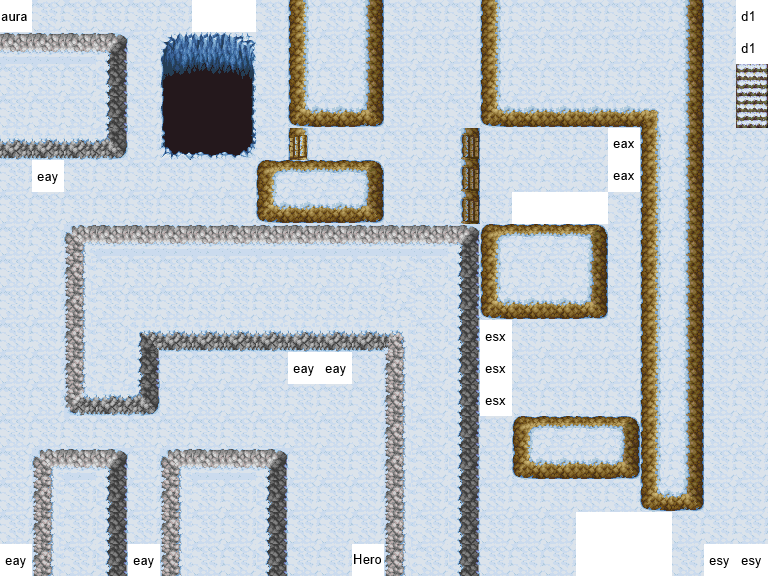

A 2D game scene composited from a Tiled map and its tileset images. What follows is a short description and the map's XML, with each tile layer's data collapsed to a summary:
An orthogonal 24x18 tile map with 32x32 px tiles, 3 tile layers (backgrounds, collides, actors), 3 tilesets.

<map version="1.0" orientation="orthogonal" renderorder="right-down" width="24" height="18" tilewidth="32" tileheight="32" nextobjectid="1">
 <tileset firstgid="1" name="Dungeon_Ice_TileA5" tilewidth="32" tileheight="32">
  <image source="../packed/Dungeon_Ice_TileA5.png" width="256" height="512" />
 </tileset>
 <tileset firstgid="129" name="Dungeon_TileA1" tilewidth="32" tileheight="32">
  <image source="../packed/Dungeon_TileA1.png" width="512" height="384" />
 </tileset>
 <tileset firstgid="321" name="place" tilewidth="32" tileheight="32">
  <image source="../packed/place.png" width="512" height="32" />
  <tile id="0">
   <properties>
    <property name="msg" value="Press Q to cast protect. you are immune to damage while the spell is active" />
    <property name="type" value="aura" />
   </properties>
  </tile>
  <tile id="1">
   <properties>
    <property name="type" value="lava" />
   </properties>
  </tile>
  <tile id="2">
   <properties>
    <property name="type" value="bow" />
   </properties>
  </tile>
  <tile id="3">
   <properties>
    <property name="type" value="bow" />
   </properties>
  </tile>
  <tile id="4">
   <properties>
    <property name="path" value="oldman_3.tmx" />
    <property name="type" value="door" />
   </properties>
  </tile>
  <tile id="5">
   <properties>
    <property name="type" value="door" />
   </properties>
  </tile>
  <tile id="6">
   <properties>
    <property name="type" value="door" />
   </properties>
  </tile>
  <tile id="7">
   <properties>
    <property name="type" value="eax" />
   </properties>
  </tile>
  <tile id="8">
   <properties>
    <property name="type" value="eay" />
   </properties>
  </tile>
  <tile id="9">
   <properties>
    <property name="type" value="esx" />
   </properties>
  </tile>
  <tile id="10">
   <properties>
    <property name="type" value="esy" />
   </properties>
  </tile>
  <tile id="11">
   <properties>
    <property name="type" value="hero" />
   </properties>
  </tile>
  <tile id="12">
   <properties>
    <property name="type" value="oldman" />
   </properties>
  </tile>
  <tile id="13">
   <properties>
    <property name="type" value="shield" />
   </properties>
  </tile>
  <tile id="14">
   <properties>
    <property name="type" value="sword" />
   </properties>
  </tile>
 </tileset>
 <layer name="backgrounds" width="24" height="18">
  <data>[432 cells, 432 non-empty, 6 distinct tile ids]</data>
 </layer>
 <layer name="collides" width="24" height="18">
  <data>[432 cells, 162 non-empty, 32 distinct tile ids]</data>
 </layer>
 <layer name="actors" width="24" height="18">
  <data>[432 cells, 27 non-empty, 8 distinct tile ids]</data>
 </layer>
</map>
